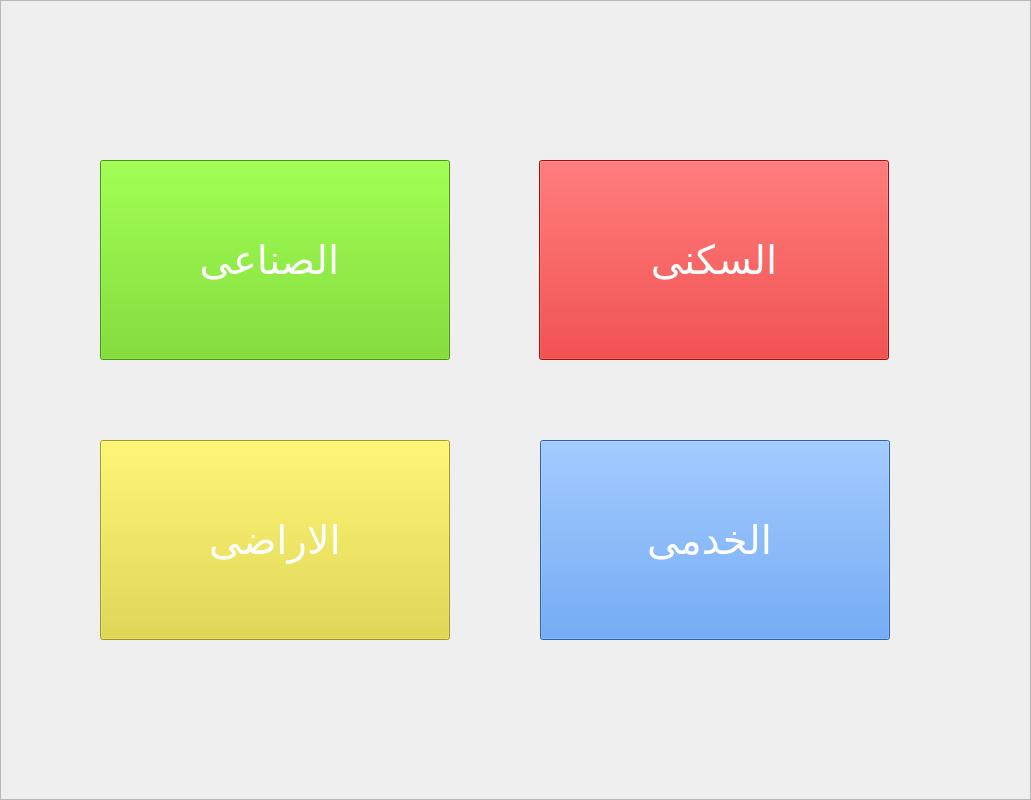
<?xml version="1.0" encoding="UTF-8"?>
<ui version="4.0">
 <class>UC_Propreties_Navigation</class>
 <widget class="QFrame" name="UC_Propreties_Navigation">
  <property name="geometry">
   <rect>
    <x>0</x>
    <y>0</y>
    <width>1031</width>
    <height>800</height>
   </rect>
  </property>
  <property name="windowTitle">
   <string>Frame</string>
  </property>
  <property name="frameShape">
   <enum>QFrame::StyledPanel</enum>
  </property>
  <property name="frameShadow">
   <enum>QFrame::Raised</enum>
  </property>
  <widget class="QFrame" name="Propreties_Navigator">
   <property name="geometry">
    <rect>
     <x>0</x>
     <y>0</y>
     <width>1031</width>
     <height>800</height>
    </rect>
   </property>
   <property name="frameShape">
    <enum>QFrame::StyledPanel</enum>
   </property>
   <property name="frameShadow">
    <enum>QFrame::Raised</enum>
   </property>
   <widget class="QPushButton" name="btn_lands">
    <property name="geometry">
     <rect>
      <x>100</x>
      <y>440</y>
      <width>350</width>
      <height>200</height>
     </rect>
    </property>
    <property name="font">
     <font>
      <pointsize>-1</pointsize>
     </font>
    </property>
    <property name="cursor">
     <cursorShape>PointingHandCursor</cursorShape>
    </property>
    <property name="layoutDirection">
     <enum>Qt::LeftToRight</enum>
    </property>
    <property name="styleSheet">
     <string notr="true">color: #fff;
background-color:#e2d82d;
font-size: 40px;</string>
    </property>
    <property name="text">
     <string>الاراضى</string>
    </property>
    <property name="icon">
     <iconset>
      <normaloff>imgs/land-sales.png</normaloff>imgs/land-sales.png</iconset>
    </property>
    <property name="iconSize">
     <size>
      <width>150</width>
      <height>150</height>
     </size>
    </property>
   </widget>
   <widget class="QPushButton" name="btn_sakani">
    <property name="geometry">
     <rect>
      <x>539</x>
      <y>160</y>
      <width>350</width>
      <height>200</height>
     </rect>
    </property>
    <property name="font">
     <font>
      <pointsize>-1</pointsize>
     </font>
    </property>
    <property name="cursor">
     <cursorShape>PointingHandCursor</cursorShape>
    </property>
    <property name="layoutDirection">
     <enum>Qt::LeftToRight</enum>
    </property>
    <property name="styleSheet">
     <string notr="true">color: #fff;
background-color:#d81a1a;
font-size: 40px;
</string>
    </property>
    <property name="text">
     <string>السكنى</string>
    </property>
    <property name="icon">
     <iconset>
      <normaloff>imgs/building.png</normaloff>imgs/building.png</iconset>
    </property>
    <property name="iconSize">
     <size>
      <width>150</width>
      <height>150</height>
     </size>
    </property>
   </widget>
   <widget class="QPushButton" name="btn_5adami">
    <property name="geometry">
     <rect>
      <x>540</x>
      <y>440</y>
      <width>350</width>
      <height>200</height>
     </rect>
    </property>
    <property name="font">
     <font>
      <pointsize>-1</pointsize>
     </font>
    </property>
    <property name="cursor">
     <cursorShape>PointingHandCursor</cursorShape>
    </property>
    <property name="layoutDirection">
     <enum>Qt::LeftToRight</enum>
    </property>
    <property name="styleSheet">
     <string notr="true">color: #fff;
background-color:#4689e6;
font-size: 40px;</string>
    </property>
    <property name="text">
     <string>الخدمى </string>
    </property>
    <property name="icon">
     <iconset>
      <normaloff>imgs/museum.png</normaloff>imgs/museum.png</iconset>
    </property>
    <property name="iconSize">
     <size>
      <width>150</width>
      <height>150</height>
     </size>
    </property>
   </widget>
   <widget class="QPushButton" name="btn_sena3i">
    <property name="geometry">
     <rect>
      <x>100</x>
      <y>160</y>
      <width>350</width>
      <height>200</height>
     </rect>
    </property>
    <property name="font">
     <font>
      <pointsize>-1</pointsize>
     </font>
    </property>
    <property name="cursor">
     <cursorShape>PointingHandCursor</cursorShape>
    </property>
    <property name="layoutDirection">
     <enum>Qt::LeftToRight</enum>
    </property>
    <property name="styleSheet">
     <string notr="true">color: #fff;
background-color:#61d309;
font-size: 40px;</string>
    </property>
    <property name="text">
     <string>الصناعى </string>
    </property>
    <property name="icon">
     <iconset>
      <normaloff>imgs/factory2.png</normaloff>imgs/factory2.png</iconset>
    </property>
    <property name="iconSize">
     <size>
      <width>150</width>
      <height>150</height>
     </size>
    </property>
   </widget>
  </widget>
 </widget>
 <resources/>
 <connections/>
</ui>
